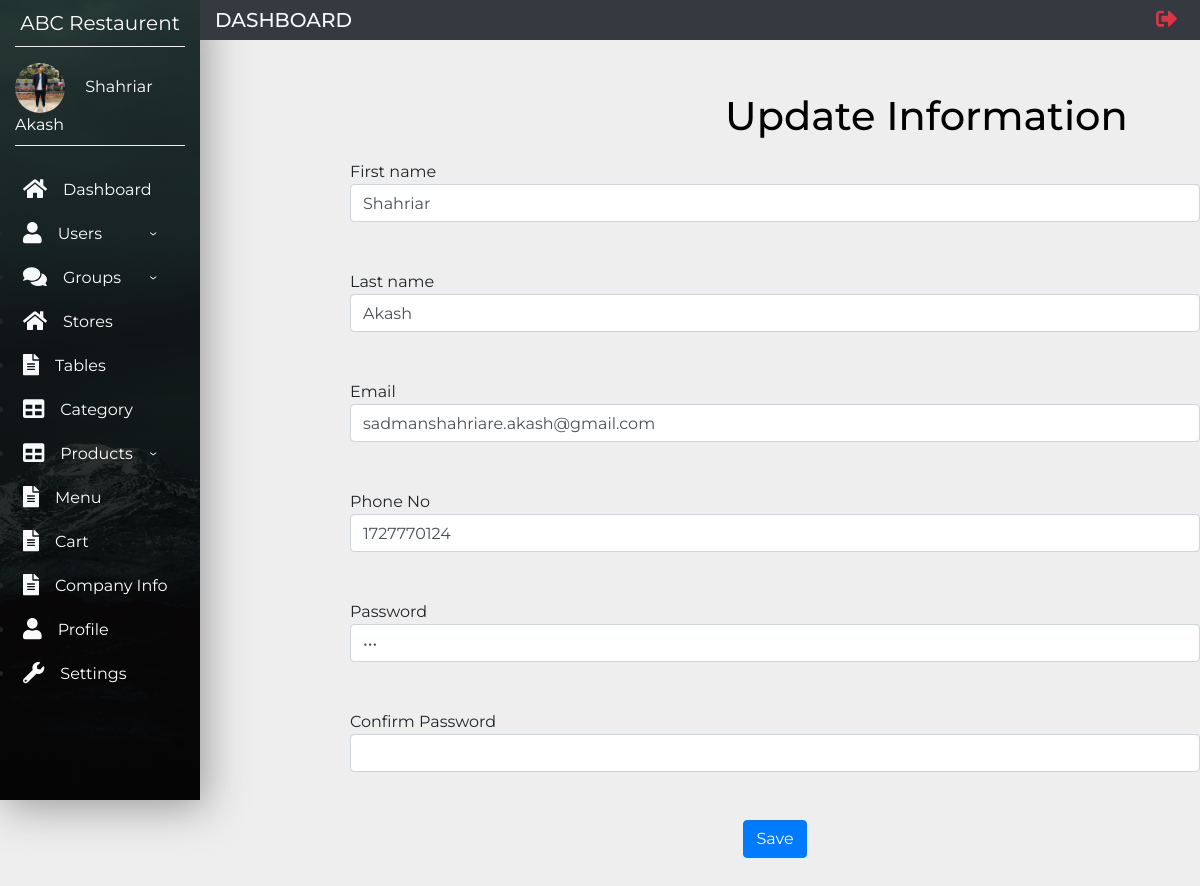
The app's page /views/setting.php?id=1 (signed in) with its own data.
### tables this page shows
CREATE TABLE `userinfo` (
  `userid` int(11) NOT NULL,
  `firstName` varchar(80) NOT NULL,
  `lastName` varchar(80) DEFAULT NULL,
  `email` varchar(80) NOT NULL,
  `password` varchar(80) NOT NULL,
  `groupId` int(11) NOT NULL,
  `gender` varchar(20) NOT NULL,
  `phoneNo` int(11) NOT NULL
);

### models/database.php (called while the page is built, shortened)
<?php
	$serverName="localhost";
	$username="root";
	$password="";
	$db_name="wt_project";
	function get($query)
	{
		$data=array();
		global $serverName,$username,$password,$db_name;
		$conn=mysqli_connect($serverName,$username,$password,$db_name);
		$result=mysqli_query($conn,$query);
		if(mysqli_num_rows($result) > 0)
		{
			while($row=mysqli_fetch_assoc($result))
			{
				$entity=array();
				foreach($row as $k=>$v)
				{
					$entity[$k]=$row[$k];
				}
				$data[]=$entity;
			}
		}
		return $data;
	}
?>

### controllers/settingController.php (called while the page is built, shortened)
<?php
    include_once '../models/database.php';
    function getUinfo($id)
    {
        $query="SELECT * FROM userinfo WHERE userId=$id";
        $group=get($query);
        return $group[0];
    }
?>

### views/setting.php (the view, shortened to what this page needs)
<?php
    include_once 'Main.php';
    include_once '../controllers/settingController.php';
    $userId=$_GET['id'];
	$user=getUinfo($userId);
?>
<div class="setting_info">
<h1 class="settingh1">Update Information </h1>
<div>
<form  action="../controllers/settingController.php" onsubmit="return valid()" method="post">
	First name <br> <input class="form form-control" class="input" type="text" name="fname" id="fname" value="<?php echo $user['firstName'];?>"> <br>
    <span class="text-danger font-weight-bold" id="err_fname"></span><br>
    Last name <br><input class="form form-control" class="input" type="text" name="lname" id="lname" value="<?php echo $user['lastName'];?>" ><br>
    <span class="text-danger font-weight-bold" id="err_lname"></span><br>
    Email <br> <input class="form form-control" id="email"  type="text" name="email" id="email" value="<?php echo $user['email'];?>" ><br>
    <span class="text-danger font-weight-bold" id="err_email"></span><br>
    Phone No <br> <input class="form form-control"  type="text" name="Pnumber" id="pnumber" value="<?php echo $user['phoneNo'];?>"  ><br>
    <span class="text-danger font-weight-bold" id="err_number"></span><br>
    Password <br> <input class="form form-control" type="password" name="pass" id="pass" value="<?php echo $user['password'];?>"> <br>
    <span class="text-danger font-weight-bold" id="err_pass"></span><br>
    Confirm Password <br> <input class="form form-control" type="password"  name="confirmpass" id="confirmpass" > <br>
    <span class="text-danger font-weight-bold" id="err_cpass"></span><br>
	<div align="center">
    <p><input class="btn btn-primary" type="submit" name="updateInfo" value="Save"></p>
    </div> <br><br><br>
</form>
</div>
</div>
<?php include_once('Adminfooter.php') ?>

### views/Main.php (shortened to what this page needs)
<?php
    include_once '../models/database.php';
    $id=$_COOKIE['name'];
    function GetUser($id)
    {
        $query="SELECT * FROM userinfo WHERE userId=$id";
        $user=get($query);
        return $user[0];
    }
    $user=GetUser($id);
    $userName=$user["firstName"].' '.$user["lastName"];
?>
<!doctype html>
<html lang="en">
<head>
    <link rel="stylesheet" href="https://stackpath.bootstrapcdn.com/bootstrap/4.1.1/css/bootstrap.min.css"
>
    <link rel="stylesheet" href="styles/Adduser.css">
    <link rel="stylesheet" href="styles/companyinfo.css">
    <link rel="stylesheet" href="styles/profile.css">
    <link rel="stylesheet" href="styles/setting.css">
    <link rel="stylesheet" href="styles/style.css">
    <link rel="stylesheet" href="styles/Addproduct.css">
    <link rel="stylesheet" href="styles/AddGroup.css">
    <link rel="stylesheet" href="styles/ManageGroup.css">
    <link rel="stylesheet" href="styles/ManageUser.css">
    <link rel="stylesheet" href="styles/store.css">
</head>
<body>
    <nav class="navbar navbar-expand-md navbar-light">
        <div class="collapse navbar-collapse" id="myNavbar">
            <div class="container-fluid">
                <div class="row">
                    <div class="col-xl-2 col-lg-3 col-md-4 sidebar fixed-top">
                        <a href="#"
                            class="navbar-brand text-white d-block mx-auto text-center py-2 mb-3 bottom-border">ABC
                            Restaurent</a>
                        <div class="bottom-border pb-2">
                            <img src="images/admin.jpg" width="50" class="rounded-circle mr-3">
                            <span class="text-white">
                            <?php
                                echo $userName;
                            ?>
                            </span>
                        </div>
                        <ul class="menu-ul flex-column mt-4">
                            <li class="nav-item"><a href="Dashboard.php" class="nav-link text-white p-2 mb-1 sidebar-link"><i
                                        class="fas fa-home text-light fa-lg mr-3"></i>Dashboard</a></li>
                            <li id="user-nav"><a href="#" class="nav-link text-white p-2 mb-1 sidebar-link ">
                              <i class="fas fa-user text-light fa-lg mr-3"></i>Users</a>
                            </li>
                            <li id="Group-nav"><a href="#" class="nav-link text-white p-2 mb-1 sidebar-link"><i
                                    class="fas fa-comments text-light fa-lg mr-3"></i>Groups</a>
                            </li>
                            <li class="nav-item"><a href="store.php" class="nav-link text-white p-2 mb-1 sidebar-link"><i
                                        class="fas fa-home text-light fa-lg mr-3"></i>Stores</a></li>
                            <li class="nav-item"><a href="tables.php" class="nav-link text-white p-2 mb-1 sidebar-link"><i
                                        class="fas fa-file-alt text-light fa-lg mr-3"></i>Tables</a></li>
                            <li class="nav-item"><a href="category.php" class="nav-link text-white p-2 mb-1 sidebar-link"><i
                                        class="fas fa-table text-light fa-lg mr-3"></i>Category</a></li>
                            <li id="product-nav"><a href="#" class="nav-link text-white p-2 mb-1 sidebar-link"><i
                                        class="fas fa-table text-light fa-lg mr-3"></i>Products</a>
                            <li class="nav-item"><a href="menu.php" class="nav-link text-white p-2 mb-1 sidebar-link"><i
                                        class="fas fa-file-alt text-light fa-lg mr-3"></i>Menu</a></li>
                            <li class="nav-item"><a href="cart.php" class="nav-link text-white p-2 mb-1 sidebar-link"><i
                                        class="fas fa-file-alt text-light fa-lg mr-3"></i>Cart</a></li>
                            <li class="nav-item"><a href="companyinfo.php" class="nav-link text-white p-2 mb-1 sidebar-link"><i
                                        class="fas fa-file-alt text-light fa-lg mr-3"></i>Company Info</a></li>
                            <li class="nav-item"><a href="profile.php?id=<?php echo $id; ?>" class="nav-link text-white p-2 mb-1 sidebar-link"><i
                                        class="fas fa-user text-light fa-lg mr-3"></i>Profile</a></li>
                            <li class="nav-item"><a href="setting.php?id=<?php echo $id; ?>" class="nav-link text-white p-2 mb-1 sidebar-link"><i
                                        class="fas fa-wrench text-light fa-lg mr-3"></i>Settings</a></li>
                        </ul>
                    </div>
                    <div class="col-xl-10 col-lg-9 col-md-8 ml-auto bg-dark fixed-top py-0 top-navbar">
                        <div class="row align-items-center">
                            <div class="col-md-4">
                                <h5 class="text-light text-uppercase mb-0">Dashboard</h5>
                            </div>
                            <div class="col-md-5">
                            </div>
                            <div class="col-md-3">
                                <ul class="navbar-nav">
                                    <li class="nav-item ml-md-auto"><a href="#" class="nav-link" data-toggle="modal" data-target="#sign-out"><i class="fas fa-sign-out-alt text-danger fa-lg"></i></a></li>
                  </ul>
                </div>
              </div>
            </div>
          </div>
        </div>
      </div>
    </nav>

### views/styles/setting.css (style rules this page uses)
.setting_info { padding-left: 350px; padding-top: 65px; }
.settingh1 { margin-top: 11px; margin-left: 375px; margin-bottom: 20px; color: black; }

### views/styles/style.css (style rules this page uses)
body { font-family: 'Montserrat', sans-serif; background-color: #eee; }
.sidebar { height: 100vh; background: linear-gradient(rgba(0, 0, 0, .7), rgba(0, 0, 0, .9)), url(../images/img1.jpeg); background-position: center; background-repeat: no-repeat; background-size: cover; box-shadow: 5px 7px 40px #999; }
.menu-ul { margin-left: -40px; }
.bottom-border { border-bottom: 1px groove #eee; }
.sidebar-link { transition: all .4s; }

### records on screen
userinfo: userName "Shahriar Akash", fname "Shahriar", lname "Akash", email "sadmanshahriare.akash@gmail.com", Pnumber "1727770124"
